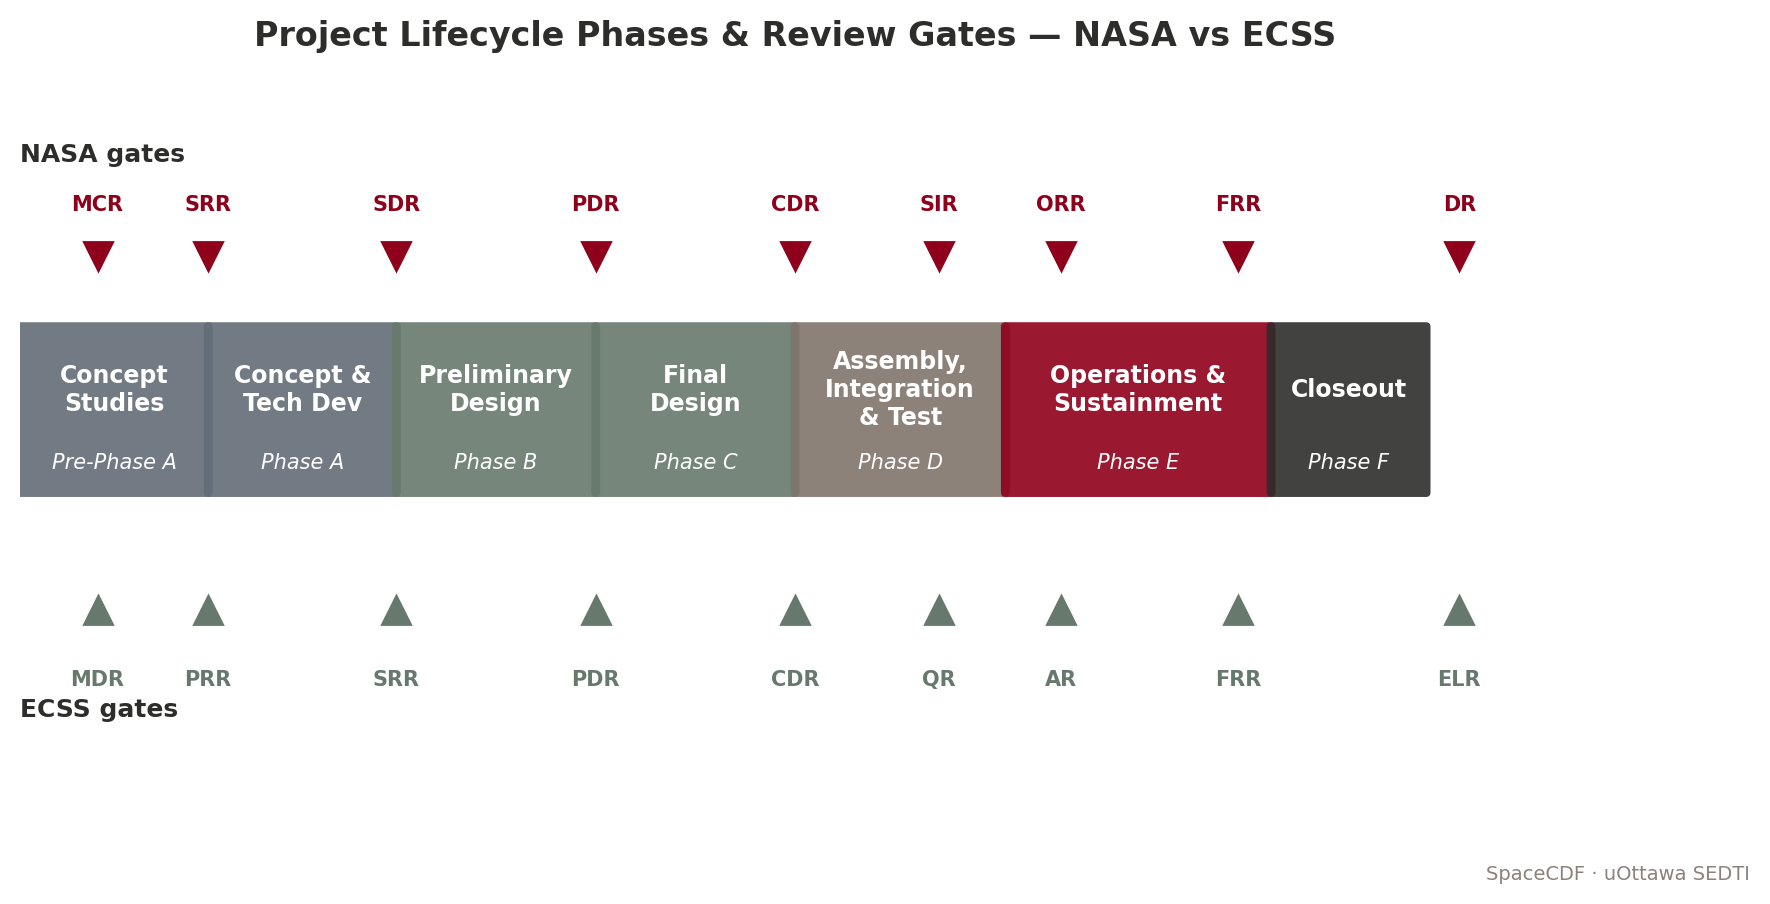

Here is the Python script that generated this plot:
"""NASA / ECSS lifecycle phases & review gates."""
import matplotlib.pyplot as plt
from matplotlib.patches import FancyBboxPatch, FancyArrowPatch
from uottawa_brand import apply_style, COLORS, add_footer

apply_style()

# Phases and gates
phases = [
    ("Pre-Phase A", "Concept\nStudies",       COLORS["blue"]),
    ("Phase A",      "Concept &\nTech Dev",    COLORS["blue"]),
    ("Phase B",      "Preliminary\nDesign",    COLORS["green"]),
    ("Phase C",      "Final\nDesign",          COLORS["green"]),
    ("Phase D",      "Assembly,\nIntegration\n& Test", COLORS["warm_grey"]),
    ("Phase E",      "Operations &\nSustainment", COLORS["garnet"]),
    ("Phase F",      "Closeout",               COLORS["charcoal"]),
]
gates_nasa = ["MCR","SRR","SDR","PDR","CDR","SIR","ORR","FRR","DR"]
gates_ecss = ["MDR","PRR","SRR","PDR","CDR","QR","AR","FRR","ELR"]

fig, ax = plt.subplots(figsize=(10.0, 4.6))
ax.set_xlim(0, 14)
ax.set_ylim(0, 6)
ax.axis("off")

# Phase boxes — single horizontal band
x = 0
phase_y = 2.5
phase_h = 1.4
for i, (code, label, color) in enumerate(phases):
    w = [1.7, 1.7, 1.8, 1.8, 1.9, 2.4, 1.4][i]
    box = FancyBboxPatch((x, phase_y), w, phase_h,
                         boxstyle="round,pad=0.04", linewidth=0,
                         facecolor=color, alpha=0.9)
    ax.add_patch(box)
    ax.text(x + w/2, phase_y + phase_h*0.62, label,
            ha="center", va="center", fontsize=8.5, color="white", fontweight="bold")
    ax.text(x + w/2, phase_y + phase_h*0.18, code,
            ha="center", va="center", fontsize=7.5, color="white", style="italic")
    x += w

# Top track: NASA gates
ax.text(0, 5.3, "NASA gates", fontsize=9, color=COLORS["charcoal"], fontweight="bold")
xpos = [0.7, 1.7, 3.4, 5.2, 7.0, 8.3, 9.4, 11.0, 13.0]
for px, label in zip(xpos, gates_nasa):
    ax.plot([px], [4.5], "v", color=COLORS["garnet"], ms=10)
    ax.text(px, 4.85, label, ha="center", va="bottom", fontsize=7.5,
            color=COLORS["garnet"], fontweight="bold")

# Bottom track: ECSS gates
ax.text(0, 0.6, "ECSS gates", fontsize=9, color=COLORS["charcoal"], fontweight="bold")
for px, label in zip(xpos, gates_ecss):
    ax.plot([px], [1.5], "^", color=COLORS["green"], ms=10)
    ax.text(px, 1.0, label, ha="center", va="top", fontsize=7.5,
            color=COLORS["green"], fontweight="bold")

ax.set_title("Project Lifecycle Phases & Review Gates — NASA vs ECSS",
             fontsize=12, color=COLORS["charcoal"], pad=12)
add_footer(fig)
fig.savefig("/sessions/serene-eager-noether/mnt/docs/assets/figures/fig_lifecycle.png")
print("OK lifecycle")
